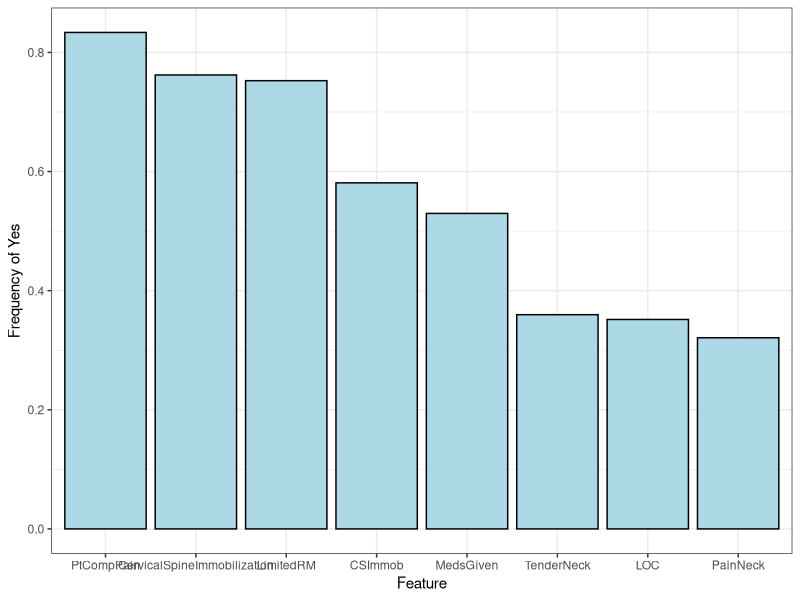

Here is the R script that generated this plot:
## ---- chunk 1
rm(list = ls())
library(tidyverse)
library(knitr)
knitr::opts_chunk$set(
  echo = FALSE,  # don't print the code chunk
  warning = FALSE,  # don't print warnings
  message = FALSE,  # don't print messages
  fig.width = 6,  # set default width of figures
  fig.height = 4,  # set default height of figures
  fig.align = "center",  # always align figure in center
  fig.pos = "H",  # always plot figure at the exact location of the code chunk
  cache = FALSE,
  dpi = 400) 
## ---- chunk 2
# load processed data
train <- read.csv("../../../../data/csi_pecarn/processed/train.csv")
tune <- read.csv("../../../../data/csi_pecarn/processed/train.csv")
test <- read.csv("../../../../data/csi_pecarn/processed/train.csv")
all <- rbind(train, tune, test)[, -1]
## ---- chunk 3
features <- all %>% select(-outcome) %>% 
  select(!contains("2"))
freq1 <- sort(apply(features, 2, mean), dec = TRUE)
top <- freq1[1:8]
names(top)[c(3, 4)] <- c("LimitedRM", "CSImmob")
df <- data.frame("feat" = names(top), "frequency" = top)
df %>% 
  ggplot(aes(reorder(feat, -frequency, sum), frequency)) + 
  geom_col(fill = "lightblue", color = "black") +
  theme_bw() + 
  labs(x = "Feature", y = "Frequency of Yes")
